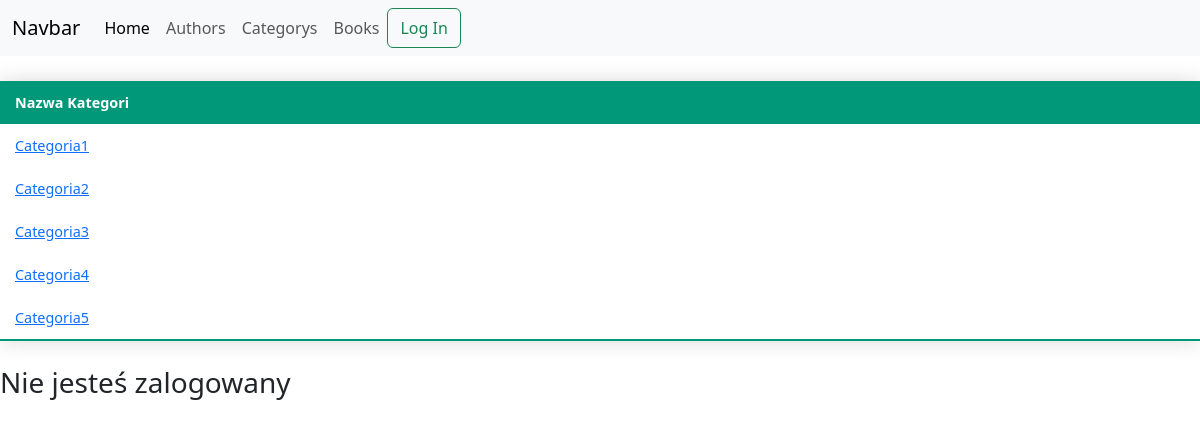
/categorys/, run on the app's committed database.
### LessonsWWW/models.py (models this page shows, shortened)
class Category(models.Model):
    category_name = models.CharField(max_length=50)
    class Meta:
        verbose_name_plural = 'Categories'

### LessonsWWW/views.py (the view)
# urls.py: path('categorys/', views.categorys_list, name="categorysSite"),
def categorys_list(request):
    books = Category.objects.all()
    context = {"category": books}
    return render(request, 'categorys-list.html', context=context)

### templates/categorys-list.html
{% load static %}
<link rel="stylesheet" href="{% static 'main.css' %}">
{% include 'blocks/navbar.html' %}
<div>
  <table>
    <tr>
      <th>Nazwa Kategori</th>
    </tr>
    {% for book in category %}
      <tr>
        <td><a href="{% url 'categoryView' book.id %}">{{ book.category_name }}</a></td>
      </tr>
    {% endfor %}
  </table>
</div>
{% if user.is_authenticated %}
<h3>Twoja nazwa uzytkownika: {{ user }}</h3>
{% else %}
<h3> Nie jesteś zalogowany</h3>
{% endif %}

### static/main.css (style rules this page uses)
table { width: 100%; border-collapse: collapse; margin: 25px 0; font-size: 0.9em; font-family: 'Segoe UI', Tahoma, Geneva, Verdana, sans-serif; min-width: 400px; box-shadow: 0 0 20px rgba(0, 0, 0, 0.15); }
th { background-color: #009879; color: #ffffff; text-align: left; padding: 12px 15px; }
td { padding: 12px 15px; border-bottom: 1px solid #dddddd; }
tr { border-bottom: 1px solid #dddddd; }
tr:last-of-type { border-bottom: 2px solid #009879; }

### data on the page
Category: category_name "Categoria1"
Category: category_name "Categoria2"
Category: category_name "Categoria3"
Category: category_name "Categoria4"
Category: category_name "Categoria5"
